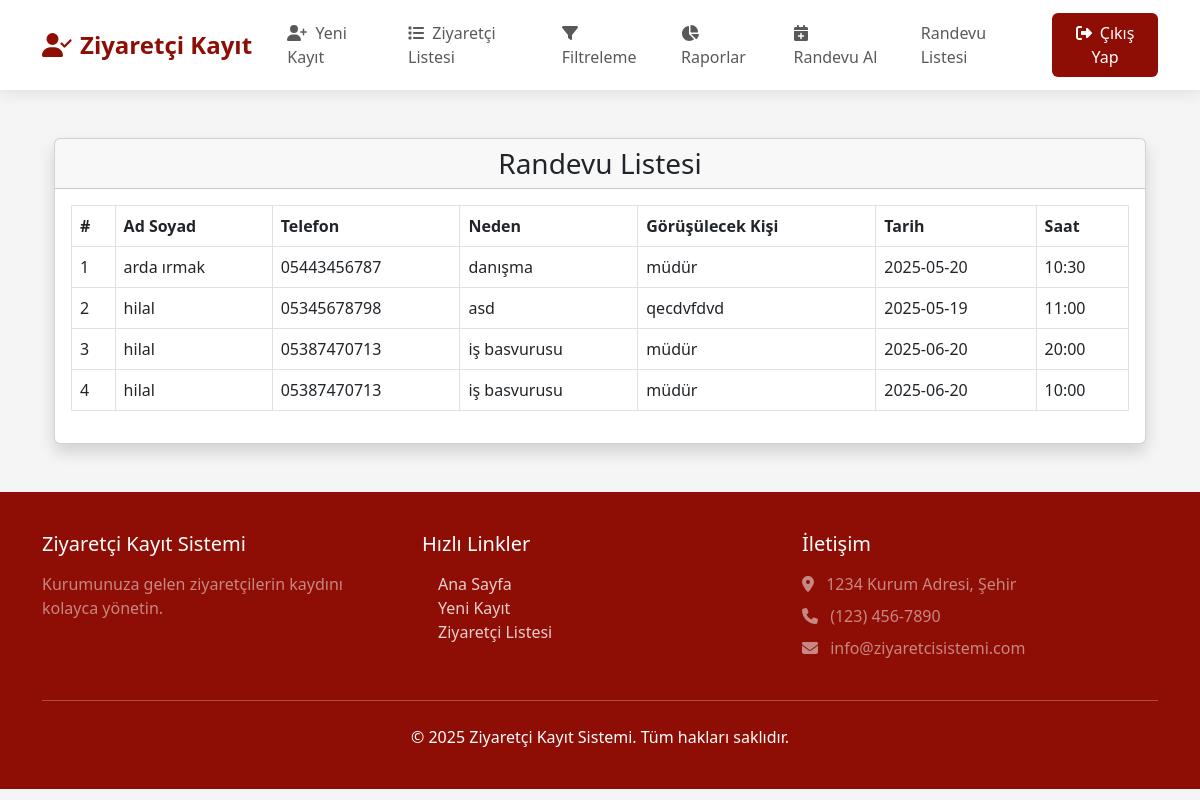
The page /randevu_liste (signed in) on the database its author committed.
### app.py (models this page shows)
class Randevu(db.Model):
    id = db.Column(db.Integer, primary_key=True)
    ad_soyad = db.Column(db.String(100), nullable=False)
    telefon = db.Column(db.String(20), nullable=False)
    neden = db.Column(db.String(100), nullable=False)
    hedef_kisi = db.Column(db.String(100), nullable=False)
    tarih = db.Column(db.String(20), nullable=False)
    saat = db.Column(db.String(10), nullable=False)

### app.py (the view)
@app.route("/randevu_liste")
@login_required
def randevu_liste():
    randevular = Randevu.query.all()
    return render_template("randevu_liste.html", randevular=randevular)

### app.py (called while the page is built)
@login_manager.user_loader
def load_user(user_id):
    return User.query.get(int(user_id))

### templates/randevu_liste.html (shortened to what this page needs)
{% extends "panel_base.html" %}
{% block content %}
<div class="container mt-5">
    <div class="card shadow">
        <div class="card-header text-center">
            <h3 class="mb-0">Randevu Listesi</h3>
        </div>
        <div class="card-body">
            <table class="table table-bordered table-hover">
                <thead>
                    <tr>
                        <th>#</th>
                        <th>Ad Soyad</th>
                        <th>Telefon</th>
                        <th>Neden</th>
                        <th>Görüşülecek Kişi</th>
                        <th>Tarih</th>
                        <th>Saat</th>
                    </tr>
                </thead>
                <tbody>
                    {% for randevu in randevular %}
                    <tr>
                        <td>{{ loop.index }}</td>
                        <td>{{ randevu.ad_soyad }}</td>
                        <td>{{ randevu.telefon }}</td>
                        <td>{{ randevu.neden }}</td>
                        <td>{{ randevu.hedef_kisi }}</td>
                        <td>{{ randevu.tarih }}</td>
                        <td>{{ randevu.saat }}</td>
                    </tr>
                    {% else %}
                    <tr>
                        <td colspan="7" class="text-center">Kayıtlı randevu bulunamadı.</td>
                    </tr>
                    {% endfor %}
                </tbody>
            </table>
        </div>
    </div>
</div>
{% endblock %}

### templates/panel_base.html (shortened to what this page needs)
<!DOCTYPE html>
<html lang="tr">
<head>
    <link href="https://cdn.jsdelivr.net/npm/bootstrap@5.3.0/dist/css/bootstrap.min.css" rel="stylesheet">
    <link rel="stylesheet" href="https://cdnjs.cloudflare.com/ajax/libs/font-awesome/6.4.0/css/all.min.css">
    <link rel="stylesheet" href="https://cdn.datatables.net/1.13.6/css/dataTables.bootstrap5.min.css">
</head>
<body>
    <nav class="navbar navbar-expand-lg navbar-light sticky-top">
        <div class="container">
            <a class="navbar-brand" href="{{ url_for('panel_giris') }}">
                <i class="fas fa-user-check me-2"></i>Ziyaretçi Kayıt
            </a>
            <div class="collapse navbar-collapse" id="navbarMain">
                <ul class="navbar-nav ms-auto align-items-center">
                    <li class="nav-item">
                        <a class="nav-link {% if request.endpoint == 'kayit' %}active{% endif %}" href="{{ url_for('kayit') }}">
                            <i class="fas fa-user-plus me-1"></i> Yeni Kayıt
                        </a>
                    </li>
                    <li class="nav-item">
                        <a class="nav-link {% if request.endpoint == 'liste' %}active{% endif %}" href="{{ url_for('liste') }}">
                            <i class="fas fa-list me-1"></i> Ziyaretçi Listesi
                        </a>
                    </li>
                    <li class="nav-item">
                        <a class="nav-link {% if request.endpoint == 'filtre' %}active{% endif %}" href="{{ url_for('filtre') }}">
                            <i class="fas fa-filter me-1"></i> Filtreleme
                        </a>
                    </li>
                    <li class="nav-item">
                        <a class="nav-link {% if request.endpoint == 'rapor' %}active{% endif %}" href="{{ url_for('rapor') }}">
                            <i class="fas fa-chart-pie me-1"></i> Raporlar
                        </a>
                    </li>
                    <li class="nav-item">
    <a class="nav-link {% if request.endpoint == 'randevu' %}active{% endif %}" href="{{ url_for('randevu') }}">
        <i class="fas fa-calendar-plus me-1"></i> Randevu Al
    </a>
</li>
<li class="nav-item">
  <a class="nav-link" href="{{ url_for('randevu_liste') }}">Randevu Listesi</a>
</li>
                    <li class="nav-item ms-3">
                        {% if current_user.is_authenticated %}
                            <a class="btn btn-primary-custom" href="{{ url_for('cikis') }}">
                                <i class="fas fa-sign-out-alt me-1"></i> Çıkış Yap
                            </a>
                        {% else %}
                            <a class="btn btn-primary-custom" href="{{ url_for('giris') }}">
                                <i class="fas fa-sign-in-alt me-1"></i> Giriş Yap
                            </a>
                        {% endif %}
                    </li>
                </ul>
            </div>
        </div>
    </nav>
    <main class="container my-4">
        {% block content %}{% endblock %}
    </main>
    <footer>
        <div class="container">
            <div class="row">
                <div class="col-md-4 mb-4 mb-md-0">
                    <h5 class="mb-3">Ziyaretçi Kayıt Sistemi</h5>
                    <p class="text-white-50">Kurumunuza gelen ziyaretçilerin kaydını kolayca yönetin.</p>
                </div>
                <div class="col-md-4 mb-4 mb-md-0">
                    <h5 class="mb-3">Hızlı Linkler</h5>
                    <div class="footer-links d-flex flex-column">
                        <a href="{{ url_for('ana_sayfa') }}">Ana Sayfa</a>
                        <a href="{{ url_for('kayit') }}">Yeni Kayıt</a>
                        <a href="{{ url_for('liste') }}">Ziyaretçi Listesi</a>
                    </div>
                </div>
                <div class="col-md-4">
                    <h5 class="mb-3">İletişim</h5>
                    <ul class="list-unstyled text-white-50">
                        <li class="mb-2"><i class="fas fa-map-marker-alt me-2"></i> 1234 Kurum Adresi, Şehir</li>
                        <li class="mb-2"><i class="fas fa-phone me-2"></i> (123) 456-7890</li>
                        <li><i class="fas fa-envelope me-2"></i> info@ziyaretcisistemi.com</li>
                    </ul>
                </div>
            </div>
            <hr class="my-4 bg-light">
            <div class="text-center">
                <p class="mb-0">&copy; 2025 Ziyaretçi Kayıt Sistemi. Tüm hakları saklıdır.</p>
            </div>
        </div>
    </footer>
</body>
</html>

### templates/panel_base.html (style rules this page uses)
:root { --primary-color: #8e0e05; --primary-dark: #6e0b04; --secondary-color: #343a40; --light-color: #f8f9fa; --dark-color: #212529; }
body { font-family: 'Segoe UI', system-ui, -apple-system, sans-serif; background-color: #f5f5f5; color: var(--dark-color); }
.navbar { background-color: white !important; box-shadow: 0 2px 15px rgba(0, 0, 0, 0.1); padding: 0.8rem 0; }
.navbar-brand { font-weight: 700; color: var(--primary-color) !important; font-size: 1.5rem; }
.nav-link { font-weight: 500; padding: 0.5rem 1rem !important; margin: 0 0.2rem; border-radius: 4px; transition: all 0.3s ease; }
.btn-primary-custom, .btn-primary-custom:hover { background-color: var(--primary-color); border: none; padding: 0.5rem 1rem; font-weight: 500; color: #fff; transition: background-color 0.3s ease; }
footer { background-color: var(--primary-color); color: white; padding: 2.5rem 0; margin-top: 3rem; }
.footer-links a { color: rgba(255, 255, 255, 0.8); text-decoration: none; margin: 0 1rem; transition: color 0.3s ease; }

### rows shown on the page
Randevu: ad_soyad "arda ırmak", telefon "05443456787", neden "danışma", hedef_kisi "müdür", tarih "2025-05-20", saat "10:30"
Randevu: ad_soyad "hilal", telefon "05345678798", neden "asd", hedef_kisi "qecdvfdvd", tarih "2025-05-19", saat "11:00"
Randevu: ad_soyad "hilal", telefon "05387470713", neden "iş basvurusu", hedef_kisi "müdür", tarih "2025-06-20", saat "20:00"
Randevu: ad_soyad "hilal", telefon "05387470713", neden "iş basvurusu", hedef_kisi "müdür", tarih "2025-06-20", saat "10:00"
